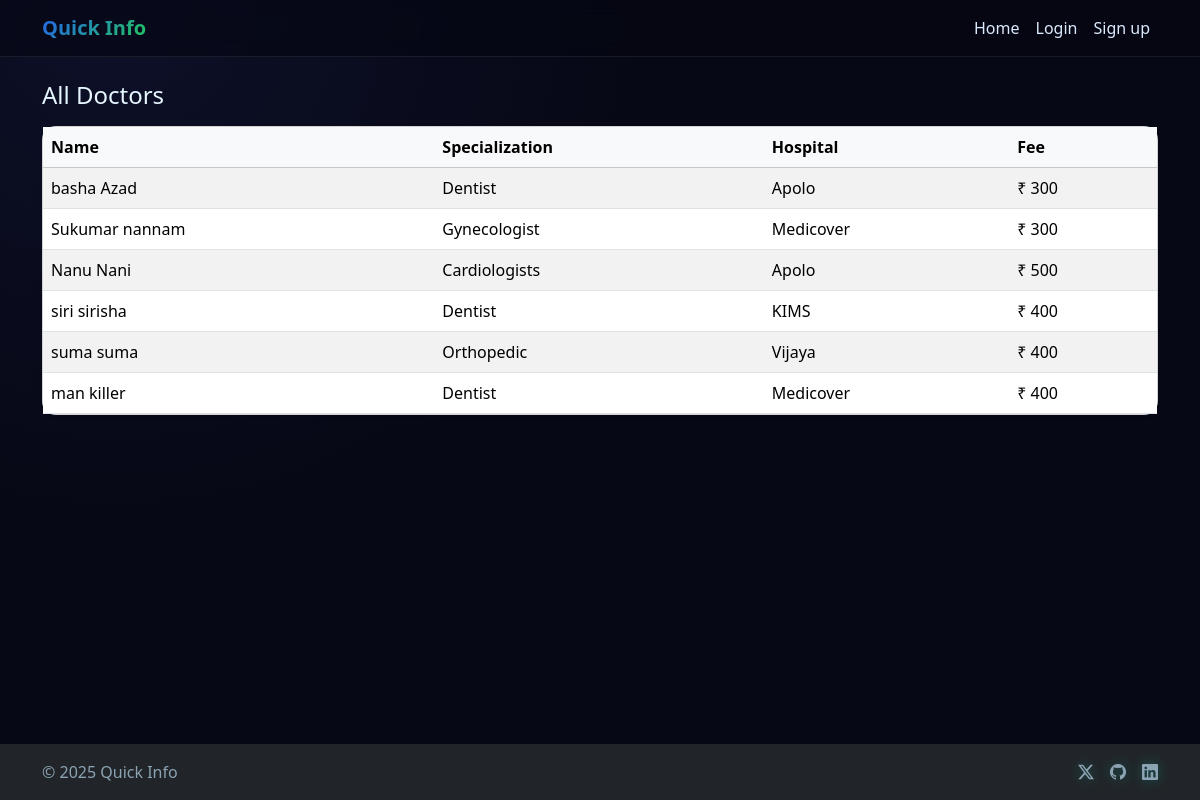
The app's page /docgetdata/, older data.
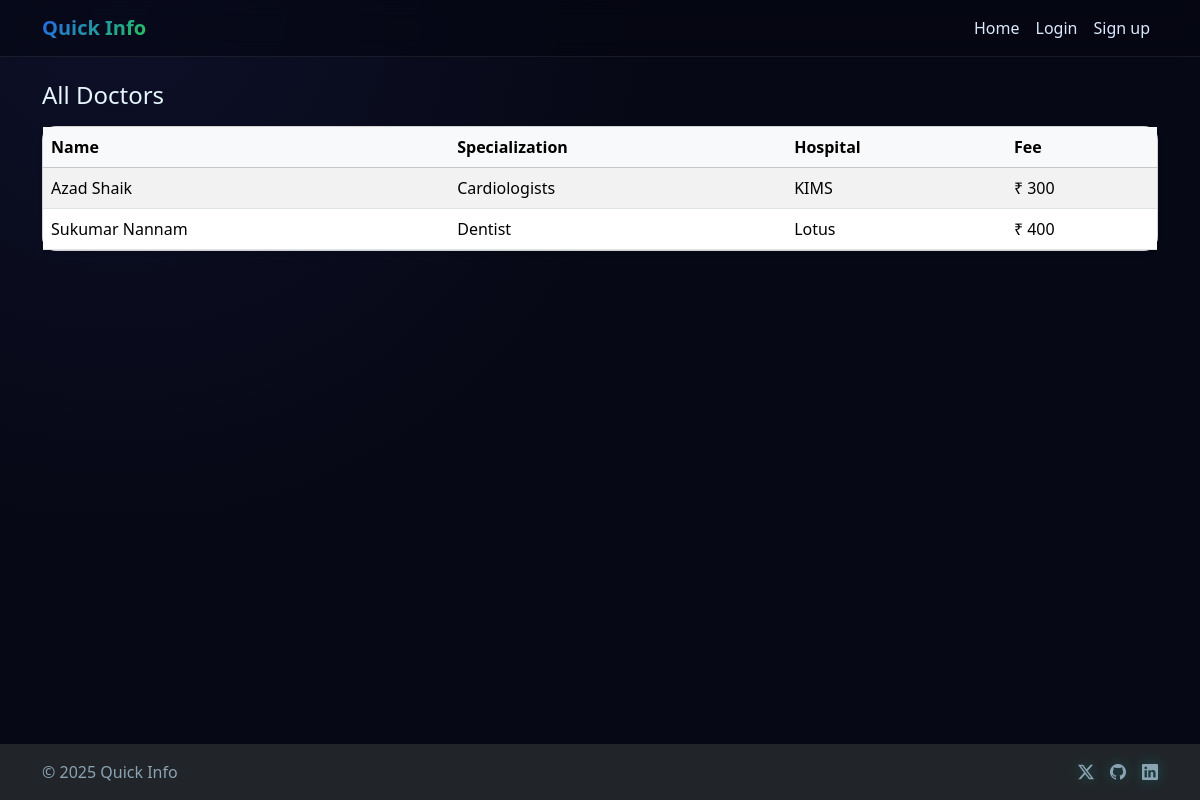
The same page, newer data.
### quickapp/models.py (models this page shows)
class Doctor_data(models.Model):
    fname=models.CharField(max_length=200,primary_key=True)
    lname=models.CharField(max_length=200)
    gender=models.CharField(max_length=20)
    email=models.EmailField(max_length=200,unique=True)
    mobile=models.IntegerField()
    specialization = models.CharField(max_length=200)
    hospital = models.CharField(max_length=200)
    mobile = models.IntegerField()
    price = models.CharField(max_length=10)
    address = models.CharField(max_length=500)
    password=models.CharField(max_length=30)
    latitude = models.FloatField(null=True, blank=True)
    longitude = models.FloatField(null=True, blank=True)
    map_embed = models.TextField(null=True, blank=True)

### quickapp/views.py (the view)
# urls.py: path("docgetdata/",docget_data , name="data"),
def docget_data(request):
    All_data = Doctor_data.objects.all().filter()
    print(All_data)
    data = {
        'key' : All_data
    }
    return render(request , 'All_docdata.html',data)

### quickapp/templates/All_docdata.html (shortened to what this page needs)
{% extends 'base.html' %}
{% block content %}
<h2 class="h4 mb-3">All Doctors</h2>
<div class="card shadow-sm">
  <div class="table-responsive">
    <table class="table table-striped align-middle mb-0">
      <thead class="table-light">
        <tr>
          <th>Name</th>
          <th>Specialization</th>
          <th>Hospital</th>
          <th>Fee</th>
        </tr>
      </thead>
      <tbody>
        {% for d in key %}
        <tr>
          <td>{{ d.fname }} {{ d.lname }}</td>
          <td>{{ d.specialization }}</td>
          <td>{{ d.hospital }}</td>
          <td>₹ {{ d.price }}</td>
        </tr>
        {% empty %}
        <tr><td colspan="4" class="text-center text-muted py-4">No doctors available.</td></tr>
        {% endfor %}
      </tbody>
    </table>
  </div>
</div>
{% endblock %}

### quickapp/templates/base.html (shortened to what this page needs)
<!DOCTYPE html>
<html lang="en">
<head>
    <link href="https://cdn.jsdelivr.net/npm/bootstrap@5.3.3/dist/css/bootstrap.min.css" rel="stylesheet">
    <link href="https://cdn.jsdelivr.net/npm/bootstrap-icons@1.11.3/font/bootstrap-icons.min.css" rel="stylesheet">
    {% load static %}
    <link rel="stylesheet" href="{% static 'quickapp/styles.css' %}">
</head>
<body class="bg-light">
    <nav class="navbar navbar-expand-lg sticky-top">
        <div class="container">
            <a class="navbar-brand fw-bold" href="/"><span class="brand-gradient">Quick Info</span></a>
            <div class="collapse navbar-collapse" id="nav">
                <ul class="navbar-nav ms-auto mb-2 mb-lg-0">
                    <li class="nav-item"><a class="nav-link" href="/">Home</a></li>
                    <li class="nav-item"><a class="nav-link" href="/user/">Login</a></li>
                    <li class="nav-item"><a class="nav-link" href="/signup/">Sign up</a></li>
                </ul>
            </div>
        </div>
    </nav>
    <main class="container py-4">
        {% block content %}{% endblock %}
    </main>
    <footer class=" bg-dark text-white">
        <div class="container py-3 d-flex  flex-wrap justify-content-between align-items-center">
            <span class="text-muted">© {{ now|default:2025 }} Quick Info</span>
            <div class="d-flex gap-3">
                <a class="text-muted" href="#"><i class="bi bi-twitter-x"></i></a>
                <a class="text-muted" href="#"><i class="bi bi-github"></i></a>
                <a class="text-muted" href="#"><i class="bi bi-linkedin"></i></a>
            </div>
        </div>
    </footer>
</body>
</html>

### quickapp/static/quickapp/styles.css (style rules this page uses)
html, body { height: 100%; }
body { display: flex; flex-direction: column; }
main { flex: 1 0 auto; }
footer { margin-top: auto; }
:root { --radius: 14px; --cyber-bg-1: #070815; --cyber-bg-2: #0a0c1f; --cyber-grid: rgba(0, 255, 234, .12); --cyber-primary: #00ffe6; --cyber-secondary: #ff00e6; --cyber-accent: #7c3aed; --cyber-text: #e6f6ff; }
body { -webkit-font-smoothing: antialiased; -moz-osx-font-smoothing: grayscale; color: var(--cyber-text); background: radial-gradient(circle at 10% 0%, #0d1028 0%, var(--cyber-bg-1) 40%), radial-gradient(circle at 90% 10%, #12092a 0%, var(--cyber-bg-2) 45%), radial-gradient(1200px 600px at 50% 120%, rgba(124,58,237,.18), transparent 60%), radial-gradient(900px 500px at -10% -20%, rgba(0,255,230,.12), transparent 55%); background-attachment: fixed, fixed, fixed, fixed; min-height: 100vh; }
.card { border-radius: var(--radius); }
.table td, .table th { vertical-align: middle; }
.navbar { background: rgba(4,6,18,.55); backdrop-filter: blur(10px); border-bottom: 1px solid rgba(255,255,255,.08); }
.navbar .nav-link { color: #dbeafe; }
footer .text-muted { color: #8ba3b2 !important; }
.brand-gradient { background: linear-gradient(135deg,var(--cyber-primary),var(--cyber-secondary)); -webkit-background-clip:text; background-clip:text; color:transparent; }
.card:not(.card-med) { color: #0f172a; }
.text-muted { color: #b5c6d6 !important; }
.bi { color: currentColor; filter: drop-shadow(0 0 6px rgba(0,255,230,.25)); }

### quickapp/templates/base.html (style rules this page uses)
.brand-gradient { background: linear-gradient(135deg,#2563eb,#22c55e); -webkit-background-clip: text; background-clip: text; color: transparent; }

Row changes from the older to the newer data that the page shows:
removed Doctor_data: fname "basha", lname "Azad", specialization "Dentist", hospital "Apolo", price "300"
removed Doctor_data: fname "Nanu", lname "Nani", specialization "Cardiologists", hospital "Apolo", price "500"
removed Doctor_data: fname "siri", lname "sirisha", specialization "Dentist", hospital "KIMS", price "400"
removed Doctor_data: fname "suma", lname "suma", specialization "Orthopedic", hospital "Vijaya", price "400"
removed Doctor_data: fname "man", lname "killer", specialization "Dentist", hospital "Medicover", price "400"
added Doctor_data: fname "Azad", lname "Shaik", specialization "Cardiologists", hospital "KIMS", price "300"
changed Doctor_data "Sukumar": lname "nannam" → "Nannam"; specialization "Gynecologist" → "Dentist"; hospital "Medicover" → "Lotus"; price "300" → "400"
